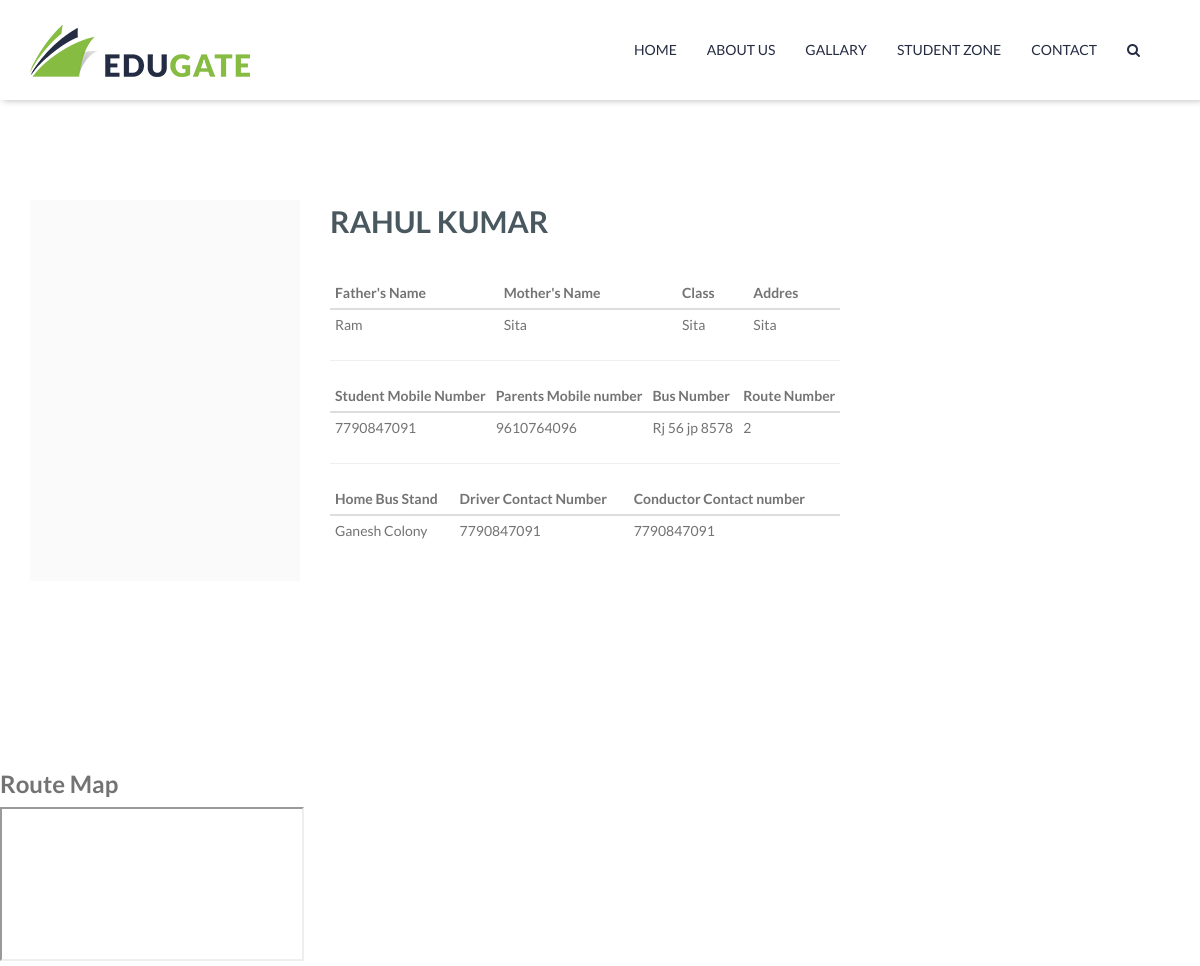
Screenshot of /ViewStudents.php?student_id=3 with the database file from the repository.
### tables this page shows
CREATE TABLE IF NOT EXISTS `students` (
  `student_id` int(11) NOT NULL AUTO_INCREMENT,
  `reg_number` varchar(50) NOT NULL,
  `st_name` varchar(50) NOT NULL,
  `f_name` varchar(50) NOT NULL,
  `m_name` varchar(50) NOT NULL,
  `st_photo` varchar(250) NOT NULL,
  `home_bus_stand_name` varchar(50) NOT NULL,
  `route_number` varchar(50) NOT NULL,
  `st_mobile` varchar(50) NOT NULL,
  `p_mobile` varchar(50) NOT NULL,
  PRIMARY KEY (`student_id`)
);

CREATE TABLE IF NOT EXISTS `vehicle_route` (
  `vehicle_route_id` int(11) NOT NULL AUTO_INCREMENT,
  `vehicle_type_name` varchar(50) NOT NULL,
  `vehicle_number` varchar(50) NOT NULL,
  `driver_name` varchar(50) NOT NULL,
  `conductor_name` varchar(50) NOT NULL,
  `driver_mob_number` varchar(11) NOT NULL,
  `conductor_mobile_number` varchar(11) NOT NULL,
  `route_number` varchar(50) NOT NULL,
  `route_map` varchar(50) NOT NULL,
  `g_map_code` text NOT NULL,
  `starting_bus_stand` varchar(50) NOT NULL,
  `via_bus_stand` varchar(50) NOT NULL,
  `status` int(1) NOT NULL,
  PRIMARY KEY (`vehicle_route_id`)
);

### ViewStudents.php (the view, shortened to what this page needs)
<?php include "header.php";
$student_id=$_REQUEST['student_id'];
$qr=mysql_query("SELECT * FROM `students` WHERE student_id='$student_id'");
$arr=mysql_fetch_array($qr);
 ?>
<div id="wrapper-content">
    <div id="page-wrapper">
        <div class="main-content">
            <div class="content">
                <div class="section section-padding profile-teacher">
                    <div class="container">
                        <div class="profile-teacher-wrapper">
                            <div class="teacher-info">
                                <div class="staff-item2 customize">
                                    <div class="staff-item-wrapper">
                                        <div class="staff-info"></div>
                                    </div>
                                </div>
                                <div class="teacher-des">
                                    <div class="title"><?php echo $arr['st_name']; ?></div>
                                    <div class="content"><p class="content-detail">
                                     <table class="table table-condensed">
    <thead>
      <tr>
        <th>Father's Name</th>
        <th>Mother's Name</th>
        <th>Class</th>
        <th>Addres</th>
      </tr>
    </thead>
    <tbody>
      <tr>
        <td><?php echo $arr['f_name']; ?></td>
        <td><?php echo $arr['m_name']; ?></td>
        <td><?php echo $arr['m_name']; ?></td>
        <td><?php echo $arr['m_name']; ?></td>
      </tr>
    </tbody>
  </table>
  					<hr>
                    <table class="table table-condensed">
    <thead>
      <tr>
        <th>Student Mobile  Number</th>
        <th>Parents Mobile number</th>
        <th>Bus Number</th>
        <th>Route Number</th>
      </tr>
    </thead>
    <tbody>
    <?php
		$route_id=mysql_query("SELECT * FROM `vehicle_route` WHERE 	route_number='".$arr['route_number']."'");
		$route_id_arr=mysql_fetch_array($route_id);
	 ?>
      <tr>
        <td><?php echo $arr['st_mobile']; ?></td>
        <td><?php echo $arr['p_mobile']; ?></td>
        <td><?php echo $route_id_arr['vehicle_number']; ?></td>
        <td><?php echo $arr['route_number']; ?></td>
      </tr>
    </tbody>
  </table>
  <hr>
  <table class="table table-condensed">
    <thead>
      <tr>
        <th>Home Bus Stand</th>
        <th>Driver Contact Number</th>
        <th>Conductor Contact number</th>
        <th></th>
      </tr>
    </thead>
    <tbody>
      <tr>
        <td><?php echo $arr['home_bus_stand_name']; ?></td>
        <td><?php echo $route_id_arr['driver_mob_number']; ?></td>
        <td><?php echo $route_id_arr['conductor_mobile_number']; ?></td>
        <td></td>
      </tr>
    </tbody>
  </table>
                                    </p>
                                    </div>
                                </div>
                            </div>
                        </div>
                    </div>
                </div>
            </div>
            <h3>Route Map</h3>
             <?php echo $route_id_arr['g_map_code']; ?>
        </div>
    </div>
    <div id="back-top"><a href="#top"><i class="fa fa-angle-double-up"></i></a></div>
</div>
<?php include_once("footer.php"); ?>
<script>if ((Cookies.get('color-skin') != undefined) && (Cookies.get('color-skin') != 'color-1')) {
    $('.logo .header-logo img').attr('src', 'assets/images/logo-' + Cookies.get('color-skin') + '.png');
} else if ((Cookies.get('color-skin') == undefined) || (Cookies.get('color-skin') == 'color-1')) {
    $('.logo .header-logo img').attr('src', 'assets/images/logo-color-1.png');
}</script>
<script src="assets/libs/bootstrap-3.3.5/js/bootstrap.min.js"></script>
<script src="assets/libs/smooth-scroll/jquery-smoothscroll.js"></script>
<script src="assets/libs/owl-carousel-2.0/owl.carousel.min.js"></script>
<script src="assets/libs/appear/jquery.appear.js"></script>
<script src="assets/libs/count-to/jquery.countTo.js"></script>
<script src="assets/libs/wow-js/wow.min.js"></script>
<script src="assets/libs/selectbox/js/jquery.selectbox-0.2.min.js"></script>
<script src="assets/libs/fancybox/js/jquery.fancybox.js"></script>
<script src="assets/libs/fancybox/js/jquery.fancybox-buttons.js"></script>
<script src="assets/js/main.js"></script>
<script src="assets/js/pages/profile-teacher.js"></script>
</body>
</html>

### rows the page displays
students: st_name "RAHUL KUMAR", f_name "Ram", m_name "Sita", st_mobile "7790847091", p_mobile "9610764096", route_number "2", home_bus_stand_name "Ganesh Colony"
vehicle_route: vehicle_number "Rj 56 jp 8578", driver_mob_number "7790847091", conductor_mobile_number "7790847091"
